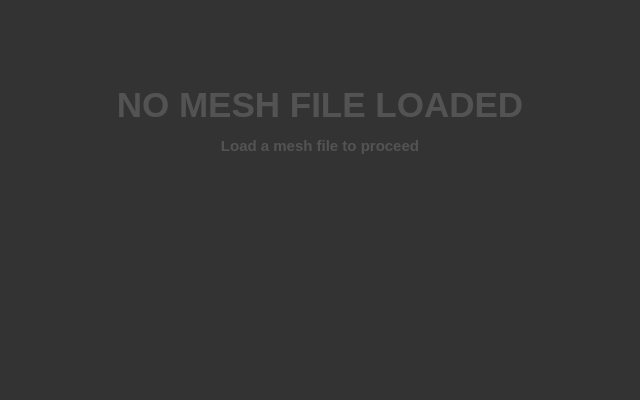
<?xml version="1.0" encoding="UTF-8"?>
<ui version="4.0">
 <class>GNG3DIEmptyWidget</class>
 <widget class="QWidget" name="GNG3DIEmptyWidget">
  <property name="geometry">
   <rect>
    <x>0</x>
    <y>0</y>
    <width>640</width>
    <height>400</height>
   </rect>
  </property>
  <property name="minimumSize">
   <size>
    <width>640</width>
    <height>400</height>
   </size>
  </property>
  <property name="windowTitle">
   <string>Form</string>
  </property>
  <property name="styleSheet">
   <string notr="true">background: #333333;
color: #ffffff;</string>
  </property>
  <layout class="QGridLayout" name="gridLayout_2">
   <item row="0" column="0">
    <layout class="QGridLayout" name="gridLayout">
     <item row="0" column="0">
      <widget class="QTextEdit" name="textEdit">
       <property name="styleSheet">
        <string notr="true">border: 0px solid black;</string>
       </property>
       <property name="readOnly">
        <bool>true</bool>
       </property>
       <property name="html">
        <string>&lt;!DOCTYPE HTML PUBLIC &quot;-//W3C//DTD HTML 4.0//EN&quot; &quot;http://www.w3.org/TR/REC-html40/strict.dtd&quot;&gt;
&lt;html&gt;&lt;head&gt;&lt;meta name=&quot;qrichtext&quot; content=&quot;1&quot; /&gt;&lt;style type=&quot;text/css&quot;&gt;
p, li { white-space: pre-wrap; }
&lt;/style&gt;&lt;/head&gt;&lt;body style=&quot; font-family:'Sans Serif'; font-size:9pt; font-weight:400; font-style:normal;&quot;&gt;
&lt;p align=&quot;center&quot; style=&quot;-qt-paragraph-type:empty; margin-top:0px; margin-bottom:0px; margin-left:0px; margin-right:0px; -qt-block-indent:0; text-indent:0px;&quot;&gt;&lt;br /&gt;&lt;/p&gt;
&lt;p align=&quot;center&quot; style=&quot;-qt-paragraph-type:empty; margin-top:0px; margin-bottom:0px; margin-left:0px; margin-right:0px; -qt-block-indent:0; text-indent:0px;&quot;&gt;&lt;br /&gt;&lt;/p&gt;
&lt;p align=&quot;center&quot; style=&quot;-qt-paragraph-type:empty; margin-top:0px; margin-bottom:0px; margin-left:0px; margin-right:0px; -qt-block-indent:0; text-indent:0px;&quot;&gt;&lt;br /&gt;&lt;/p&gt;
&lt;p align=&quot;center&quot; style=&quot;-qt-paragraph-type:empty; margin-top:0px; margin-bottom:0px; margin-left:0px; margin-right:0px; -qt-block-indent:0; text-indent:0px;&quot;&gt;&lt;br /&gt;&lt;/p&gt;
&lt;p align=&quot;center&quot; style=&quot;-qt-paragraph-type:empty; margin-top:0px; margin-bottom:0px; margin-left:0px; margin-right:0px; -qt-block-indent:0; text-indent:0px;&quot;&gt;&lt;br /&gt;&lt;/p&gt;
&lt;p align=&quot;center&quot; style=&quot; margin-top:0px; margin-bottom:0px; margin-left:0px; margin-right:0px; -qt-block-indent:0; text-indent:0px;&quot;&gt;&lt;span style=&quot; font-size:26pt; font-weight:600; color:#535353;&quot;&gt;NO MESH FILE LOADED&lt;/span&gt;&lt;/p&gt;
&lt;p align=&quot;center&quot; style=&quot; margin-top:12px; margin-bottom:12px; margin-left:0px; margin-right:0px; -qt-block-indent:0; text-indent:0px;&quot;&gt;&lt;span style=&quot; font-size:11pt; font-weight:600; color:#535353;&quot;&gt;Load a mesh file to proceed&lt;/span&gt;&lt;/p&gt;&lt;/body&gt;&lt;/html&gt;</string>
       </property>
       <property name="textInteractionFlags">
        <set>Qt::NoTextInteraction</set>
       </property>
      </widget>
     </item>
    </layout>
   </item>
  </layout>
 </widget>
 <resources/>
 <connections/>
</ui>
